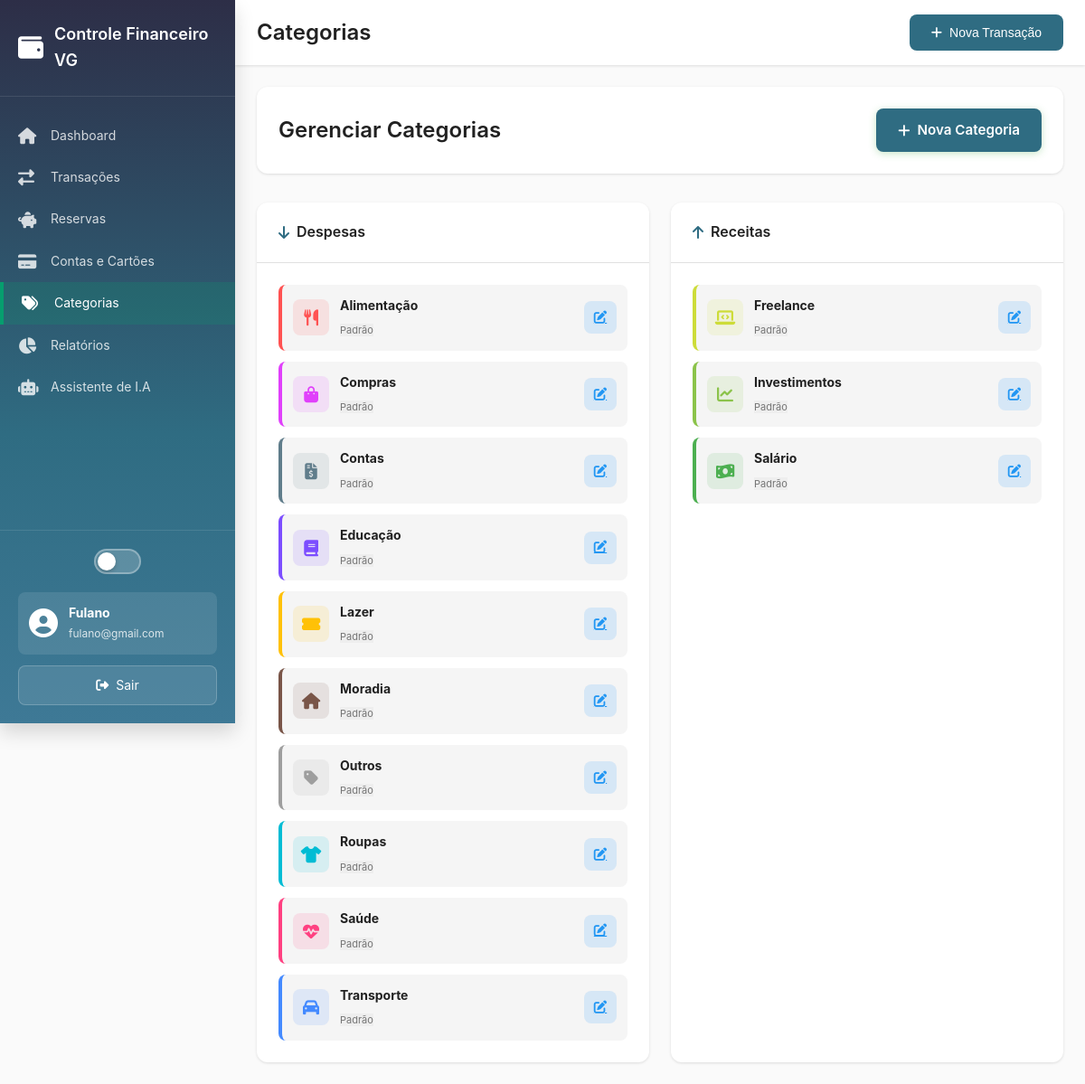
Page /categories (signed in) on the committed database.
### tables this page shows
CREATE TABLE categories (
    id INT AUTO_INCREMENT PRIMARY KEY,
    user_id INT NOT NULL,
    name VARCHAR(100) NOT NULL,
    type ENUM('income', 'expense') NOT NULL,
    color VARCHAR(7) DEFAULT '#4CAF50',
    icon VARCHAR(50) DEFAULT 'fas fa-tag',
    is_default BOOLEAN DEFAULT FALSE,
    created_at TIMESTAMP DEFAULT CURRENT_TIMESTAMP,
    updated_at TIMESTAMP DEFAULT CURRENT_TIMESTAMP ON UPDATE CURRENT_TIMESTAMP,
    FOREIGN KEY (user_id) REFERENCES users(id) ON DELETE CASCADE,
    INDEX idx_user_id (user_id),
    INDEX idx_type (type)
);

### app/core/Controller.php (called while the page is built, shortened)
<?php
class Controller {
    public function __construct() {
        $this->db = (new Database())->connect();
    }
    public function view($view, $data = []) {
        extract($data);
        require_once BASE_PATH . '/app/views/' . $view . '.php';
    }
    public function getUserId() {
        return $_SESSION['user_id'] ?? null;
    }
}

### app/controllers/Categories.php (called while the page is built, shortened)
<?php
class Categories extends Controller {
    public function __construct() {
        $this->categoryModel = new Category($this->db);
    }
    public function index() {
        $userId = $this->getUserId();
        $categories = $this->categoryModel->findAll(['user_id' => $userId], 'type ASC, name ASC');
        $this->view('categories/index', ['categories' => $categories]);
    }
}

### app/core/App.php (called while the page is built, shortened)
<?php
class App {
    protected $method = 'index';
    public function __construct() {
        $url = $this->parseUrl();
        if (isset($url[0]) && file_exists(BASE_PATH . '/app/controllers/' . ucfirst($url[0]) . '.php')) {
            unset($url[0]);
        }
        $this->controller = new $this->controller;
        $this->params = $url ? array_values($url) : [];
        call_user_func_array([$this->controller, $this->method], $this->params);
    }
    public function parseUrl() {
        if (isset($_GET['url'])) {
            return explode('/', filter_var(rtrim($_GET['url'], '/'), FILTER_SANITIZE_URL));
        }
        return [];
    }
}

### public/index.php (called while the page is built, shortened)
<?php
require_once BASE_PATH . '/config/config.php';
require_once BASE_PATH . '/app/core/Database.php';
require_once BASE_PATH . '/app/core/Model.php';
require_once BASE_PATH . '/app/core/Controller.php';
require_once BASE_PATH . '/app/core/App.php';
$app = new App();

### config/config.php (called while the page is built, shortened)
<?php
spl_autoload_register(function($className) {
    $paths = [
        APP_ROOT . '/app/controllers/' . $className . '.php',
        APP_ROOT . '/app/models/' . $className . '.php',
        APP_ROOT . '/app/core/' . $className . '.php',
    ];
    foreach ($paths as $path) {
        if (file_exists($path)) {
            return;
        }
    }
});

### app/core/Database.php (called while the page is built, shortened)
<?php
class Database {
    private $host = DB_HOST;
    private $db_name = DB_NAME;
    private $username = DB_USER;
    private $password = DB_PASS;
    private $charset = DB_CHARSET;
    private $conn = null;
    public function connect() {
        if ($this->conn === null) {
            try {
                $dsn = "mysql:host={$this->host};dbname={$this->db_name};charset={$this->charset}";
                $options = [
                    PDO::ATTR_ERRMODE => PDO::ERRMODE_EXCEPTION,
                    PDO::ATTR_DEFAULT_FETCH_MODE => PDO::FETCH_ASSOC,
                    PDO::ATTR_EMULATE_PREPARES => false,
                ];
                $this->conn = new PDO($dsn, $this->username, $this->password, $options);
            } catch(PDOException $e) {
                die('Erro de conexão: ' . $e->getMessage());
            }
        }
        return $this->conn;
    }
}

### app/core/Model.php (called while the page is built, shortened)
<?php
class Model {
    protected $db;
    protected $table;
    public function __construct($db) {
        $this->db = $db;
    }
    public function findAll($conditions = [], $orderBy = 'id DESC', $limit = null) {
        $sql = "SELECT * FROM {$this->table}";
        if (!empty($conditions)) {
            $where = [];
            foreach ($conditions as $key => $value) {
                $where[] = "{$key} = :{$key}";
            }
            $sql .= " WHERE " . implode(' AND ', $where);
        }
        $sql .= " ORDER BY {$orderBy}";
        $stmt = $this->db->prepare($sql);
        if (!empty($conditions)) {
            foreach ($conditions as $key => $value) {
                $stmt->bindValue(":{$key}", $value);
            }
        }
        $stmt->execute();
        return $stmt->fetchAll();
    }
}

### app/views/categories/index.php (the view, shortened to what this page needs)
<?php
$activeMenu = 'categories';
$pageTitle = 'Categorias';
?>
<div class="page-header-simple">
    <h2 class="page-title-main">Gerenciar Categorias</h2>
    <a href="<?= BASE_URL ?>categories/new" class="btn btn-primary btn-add">
        <i class="fas fa-plus"></i>
        Nova Categoria
    </a>
</div>
<div class="categories-container">
    <div class="dashboard-card">
        <div class="card-header">
            <h3><i class="fas fa-arrow-down"></i> Despesas</h3>
        </div>
        <div class="card-body">
            <?php
            $expenses = array_filter($categories, fn($c) => $c['type'] === 'expense');
            if (!empty($expenses)):
            ?>
                <div class="categories-grid">
                    <?php foreach ($expenses as $cat): ?>
                        <div class="category-item" style="border-left-color: <?= $cat['color'] ?>">
                            <div class="category-icon" style="background-color: <?= $cat['color'] ?>20; color: <?= $cat['color'] ?>">
                                <i class="<?= $cat['icon'] ?>"></i>
                            </div>
                            <div class="category-info">
                                <strong><?= $cat['name'] ?></strong>
                                <?php if ($cat['is_default']): ?>
                                    <span class="badge badge-default">Padrão</span>
                                <?php endif; ?>
                            </div>
                            <div class="category-actions">
                                <a href="<?= BASE_URL ?>categories/edit/<?= $cat['id'] ?>" class="btn-icon btn-edit" title="Editar">
                                    <i class="fas fa-edit"></i>
                                </a>
                            </div>
                        </div>
                    <?php endforeach; ?>
                </div>
            <?php else: ?>
                <p class="text-center">Nenhuma categoria de despesa cadastrada</p>
            <?php endif; ?>
        </div>
    </div>
    <div class="dashboard-card">
        <div class="card-header">
            <h3><i class="fas fa-arrow-up"></i> Receitas</h3>
        </div>
        <div class="card-body">
            <?php
            $incomes = array_filter($categories, fn($c) => $c['type'] === 'income');
            if (!empty($incomes)):
            ?>
                <div class="categories-grid">
                    <?php foreach ($incomes as $cat): ?>
                        <div class="category-item" style="border-left-color: <?= $cat['color'] ?>">
                            <div class="category-icon" style="background-color: <?= $cat['color'] ?>20; color: <?= $cat['color'] ?>">
                                <i class="<?= $cat['icon'] ?>"></i>
                            </div>
                            <div class="category-info">
                                <strong><?= $cat['name'] ?></strong>
                                <?php if ($cat['is_default']): ?>
                                    <span class="badge badge-default">Padrão</span>
                                <?php endif; ?>
                            </div>
                            <div class="category-actions">
                                <a href="<?= BASE_URL ?>categories/edit/<?= $cat['id'] ?>" class="btn-icon btn-edit" title="Editar">
                                    <i class="fas fa-edit"></i>
                                </a>
                            </div>
                        </div>
                    <?php endforeach; ?>
                </div>
            <?php else: ?>
                <p class="text-center">Nenhuma categoria de receita cadastrada</p>
            <?php endif; ?>
        </div>
    </div>
</div>
<?php
$content = ob_get_clean();
require_once __DIR__ . '/../layouts/main.php';
?>

### app/views/layouts/main.php (shortened to what this page needs)
<?php
$content = $content ?? '';
?>
<!DOCTYPE html>
<html lang="pt-BR">
<head>
    <link rel="stylesheet" href="<?= BASE_URL ?>public/assets/css/style.css?v=5">
    <link rel="stylesheet" href="https://cdnjs.cloudflare.com/ajax/libs/font-awesome/6.4.0/css/all.min.css">
</head>
<body>
    <aside class="sidebar">
        <div class="sidebar-header">
            <i class="fas fa-wallet"></i>
            <h2><?= APP_NAME ?></h2>
        </div>
        <nav class="sidebar-nav">
            <a href="<?= BASE_URL ?>dashboard" class="nav-item <?= $activeMenu === 'dashboard' ? 'active' : '' ?>">
                <i class="fas fa-home"></i>
                <span>Dashboard</span>
            </a>
            <a href="<?= BASE_URL ?>transactions" class="nav-item <?= $activeMenu === 'transactions' ? 'active' : '' ?>">
                <i class="fas fa-exchange-alt"></i>
                <span>Transações</span>
            </a>
            <a href="<?= BASE_URL ?>reserves" class="nav-item <?= $activeMenu === 'reserves' ? 'active' : '' ?>">
                <i class="fas fa-piggy-bank"></i>
                <span>Reservas</span>
            </a>
            <a href="<?= BASE_URL ?>accounts" class="nav-item <?= $activeMenu === 'accounts' ? 'active' : '' ?>">
                <i class="fas fa-credit-card"></i>
                <span>Contas e Cartões</span>
            </a>
            <a href="<?= BASE_URL ?>categories" class="nav-item <?= $activeMenu === 'categories' ? 'active' : '' ?>">
                <i class="fas fa-tags"></i>
                <span>Categorias</span>
            </a>
            <a href="<?= BASE_URL ?>reports" class="nav-item <?= $activeMenu === 'reports' ? 'active' : '' ?>">
                <i class="fas fa-chart-pie"></i>
                <span>Relatórios</span>
            </a>
            <a href="<?= BASE_URL ?>assistant" class="nav-item <?= $activeMenu === 'assistant' ? 'active' : '' ?>">
                <i class="fas fa-robot"></i>
                <span>Assistente de I.A</span>
            </a>
        </nav>
        <div class="sidebar-footer">
            <label class="theme-toggle" title="Alternar tema">
                <span class="toggle-slider">
                    <i class="fas fa-sun"></i>
                </span>
            </label>
            <div class="user-info">
                <i class="fas fa-user-circle"></i>
                <div class="user-details">
                    <strong><?= $_SESSION['user_name'] ?></strong>
                    <small><?= $_SESSION['user_email'] ?></small>
                </div>
            </div>
            <a href="<?= BASE_URL ?>auth/logout" class="btn-logout">
                <i class="fas fa-sign-out-alt"></i>
                Sair
            </a>
        </div>
    </aside>
    <main class="main-content">
        <div class="topbar">
            <h1 class="page-title"><?= $pageTitle ?? 'Dashboard' ?></h1>
            <div class="topbar-actions">
                <button class="btn btn-primary" onclick="openNewTransactionModal()">
                    <i class="fas fa-plus"></i>
                    Nova Transação
                </button>
            </div>
        </div>
        <div class="content-wrapper">
            <?= $content ?>
        </div>
    </main>
</body>
</html>

### app/views/categories/index.php (style rules this page uses)
.categories-container { display: grid; grid-template-columns: 1fr 1fr; gap: 24px; }
.categories-grid { display: grid; gap: 12px; }
.category-item { display: flex; align-items: center; gap: 12px; padding: 12px; background-color: var(--bg-tertiary); border-radius: var(--border-radius); border-left: 4px solid; }
.category-icon { width: 40px; height: 40px; border-radius: var(--border-radius); display: flex; align-items: center; justify-content: center; font-size: 18px; }
.category-info { flex: 1; }
.category-info strong { display: block; margin-bottom: 4px; }
.badge-default { background-color: var(--gray-200); color: var(--text-secondary); font-size: 11px; }
.category-actions { display: flex; gap: 4px; }

### rows in the picture
categories: name "Alimentação", is_default "Padrão"
categories: name "Compras", is_default "Padrão"
categories: name "Contas", is_default "Padrão"
categories: name "Educação", is_default "Padrão"
categories: name "Lazer", is_default "Padrão"
categories: name "Moradia", is_default "Padrão"
categories: name "Outros", is_default "Padrão"
categories: name "Roupas", is_default "Padrão"
categories: name "Saúde", is_default "Padrão"
categories: name "Transporte", is_default "Padrão"
categories: name "Freelance", is_default "Padrão"
categories: name "Investimentos", is_default "Padrão"
categories: name "Salário", is_default "Padrão"

### other values in the picture
APP_NAME "Controle Financeiro VG"
$_SESSION['user_name'] "Fulano"
$_SESSION['user_email'] "fulano@gmail.com"
$pageTitle "Categorias"
